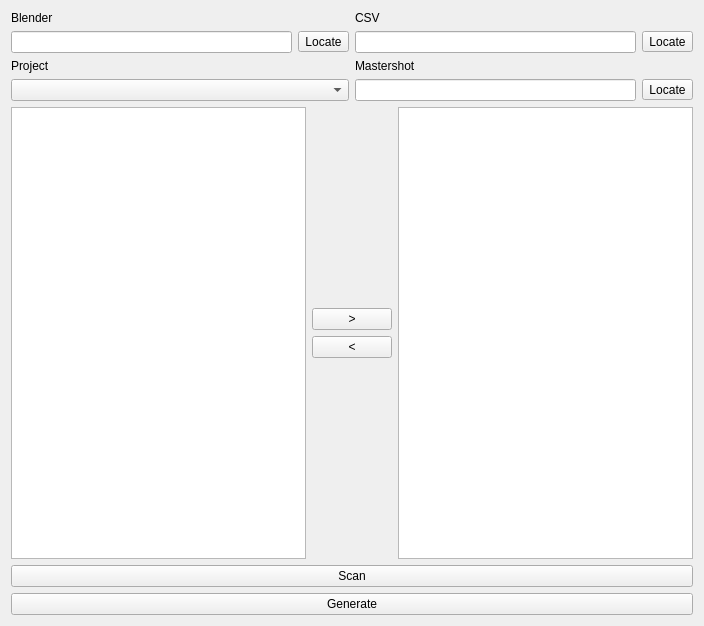
<?xml version="1.0" encoding="UTF-8"?>
<ui version="4.0">
 <class>Form</class>
 <widget class="QWidget" name="Form">
  <property name="geometry">
   <rect>
    <x>0</x>
    <y>0</y>
    <width>704</width>
    <height>626</height>
   </rect>
  </property>
  <property name="windowTitle">
   <string>Form</string>
  </property>
  <layout class="QGridLayout" name="gridLayout">
   <item row="2" column="0">
    <layout class="QGridLayout" name="gridLayout_generate">
     <item row="1" column="0">
      <widget class="QPushButton" name="pushButton_generate">
       <property name="text">
        <string>Generate</string>
       </property>
      </widget>
     </item>
     <item row="0" column="0">
      <widget class="QPushButton" name="pushButton_generate_scan">
       <property name="text">
        <string>Scan</string>
       </property>
      </widget>
     </item>
    </layout>
   </item>
   <item row="0" column="0">
    <layout class="QGridLayout" name="gridLayout_data">
     <item row="0" column="1">
      <layout class="QGridLayout" name="gridLayout_csv">
       <item row="1" column="0">
        <widget class="QLineEdit" name="lineEdit_csv"/>
       </item>
       <item row="1" column="1">
        <widget class="QToolButton" name="toolButton_csv">
         <property name="text">
          <string>Locate</string>
         </property>
        </widget>
       </item>
       <item row="0" column="0" colspan="2">
        <widget class="QLabel" name="label_csv">
         <property name="text">
          <string>CSV</string>
         </property>
        </widget>
       </item>
      </layout>
     </item>
     <item row="0" column="0">
      <layout class="QGridLayout" name="gridLayout_blender">
       <item row="1" column="0">
        <widget class="QLineEdit" name="lineEdit_blender"/>
       </item>
       <item row="1" column="1">
        <widget class="QToolButton" name="toolButton_blender">
         <property name="text">
          <string>Locate</string>
         </property>
        </widget>
       </item>
       <item row="0" column="0" colspan="2">
        <widget class="QLabel" name="label_blender">
         <property name="text">
          <string>Blender</string>
         </property>
        </widget>
       </item>
      </layout>
     </item>
     <item row="1" column="0">
      <layout class="QGridLayout" name="gridLayout_project">
       <item row="0" column="0" colspan="2">
        <widget class="QLabel" name="label_project">
         <property name="text">
          <string>Project</string>
         </property>
        </widget>
       </item>
       <item row="1" column="0" colspan="2">
        <widget class="QComboBox" name="comboBox_project"/>
       </item>
      </layout>
     </item>
     <item row="1" column="1">
      <layout class="QGridLayout" name="gridLayout_mastershot">
       <item row="1" column="0">
        <widget class="QLineEdit" name="lineEdit_mastershot"/>
       </item>
       <item row="1" column="1">
        <widget class="QToolButton" name="toolButton_mastershot">
         <property name="text">
          <string>Locate</string>
         </property>
        </widget>
       </item>
       <item row="0" column="0" colspan="2">
        <widget class="QLabel" name="label_mastershot">
         <property name="text">
          <string>Mastershot</string>
         </property>
        </widget>
       </item>
      </layout>
     </item>
    </layout>
   </item>
   <item row="1" column="0">
    <layout class="QGridLayout" name="gridLayout_list">
     <item row="1" column="1">
      <layout class="QGridLayout" name="gridLayout_listControl">
       <item row="1" column="0">
        <widget class="QPushButton" name="pushButton_listControl_add">
         <property name="text">
          <string>&gt;</string>
         </property>
        </widget>
       </item>
       <item row="2" column="0">
        <widget class="QPushButton" name="pushButton_listControl_remove">
         <property name="text">
          <string>&lt;</string>
         </property>
        </widget>
       </item>
       <item row="3" column="0">
        <spacer name="verticalSpacer_listControl_bottom">
         <property name="orientation">
          <enum>Qt::Orientation::Vertical</enum>
         </property>
         <property name="sizeHint" stdset="0">
          <size>
           <width>20</width>
           <height>40</height>
          </size>
         </property>
        </spacer>
       </item>
       <item row="0" column="0">
        <spacer name="verticalSpacer_listControl_top">
         <property name="orientation">
          <enum>Qt::Orientation::Vertical</enum>
         </property>
         <property name="sizeHint" stdset="0">
          <size>
           <width>20</width>
           <height>40</height>
          </size>
         </property>
        </spacer>
       </item>
      </layout>
     </item>
     <item row="1" column="0">
      <widget class="QListWidget" name="listWidget_available"/>
     </item>
     <item row="1" column="2">
      <widget class="QListWidget" name="listWidget_selected"/>
     </item>
    </layout>
   </item>
  </layout>
 </widget>
 <resources/>
 <connections/>
</ui>
